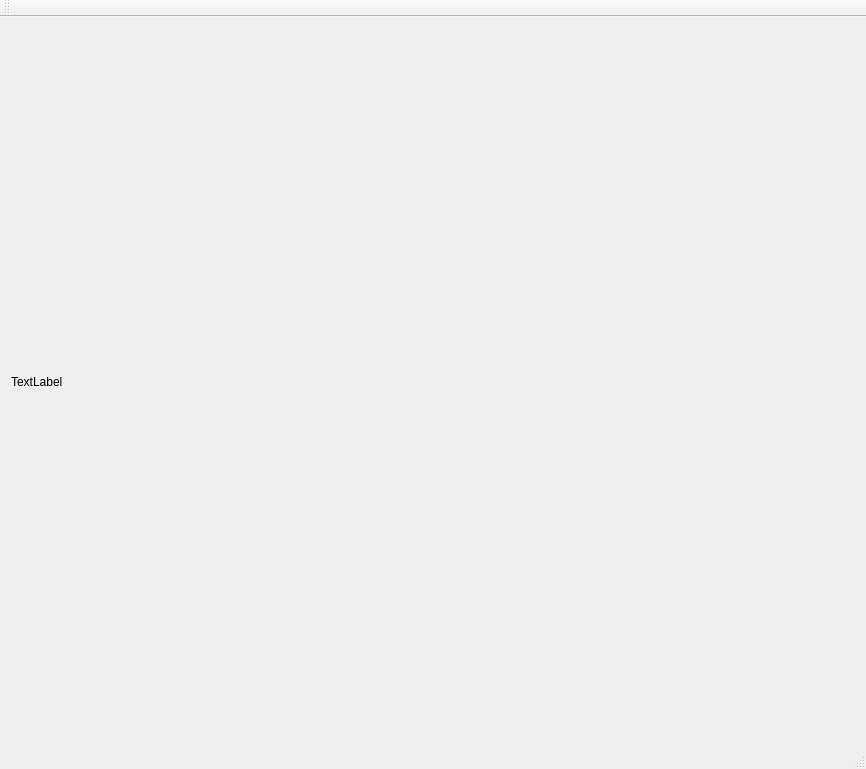
<?xml version="1.0" encoding="UTF-8"?>
<ui version="4.0">
 <class>MainWindow</class>
 <widget class="QMainWindow" name="MainWindow">
  <property name="geometry">
   <rect>
    <x>0</x>
    <y>0</y>
    <width>866</width>
    <height>769</height>
   </rect>
  </property>
  <property name="windowTitle">
   <string>MainWindow</string>
  </property>
  <widget class="QWidget" name="centralWidget">
   <layout class="QVBoxLayout" name="verticalLayout">
    <item>
     <widget class="QLabel" name="label">
      <property name="text">
       <string>TextLabel</string>
      </property>
     </widget>
    </item>
   </layout>
  </widget>
  <widget class="QMenuBar" name="menuBar">
   <property name="geometry">
    <rect>
     <x>0</x>
     <y>0</y>
     <width>866</width>
     <height>22</height>
    </rect>
   </property>
  </widget>
  <widget class="QToolBar" name="mainToolBar">
   <attribute name="toolBarArea">
    <enum>TopToolBarArea</enum>
   </attribute>
   <attribute name="toolBarBreak">
    <bool>false</bool>
   </attribute>
  </widget>
  <widget class="QStatusBar" name="statusBar"/>
 </widget>
 <layoutdefault spacing="6" margin="11"/>
 <resources/>
 <connections/>
</ui>
